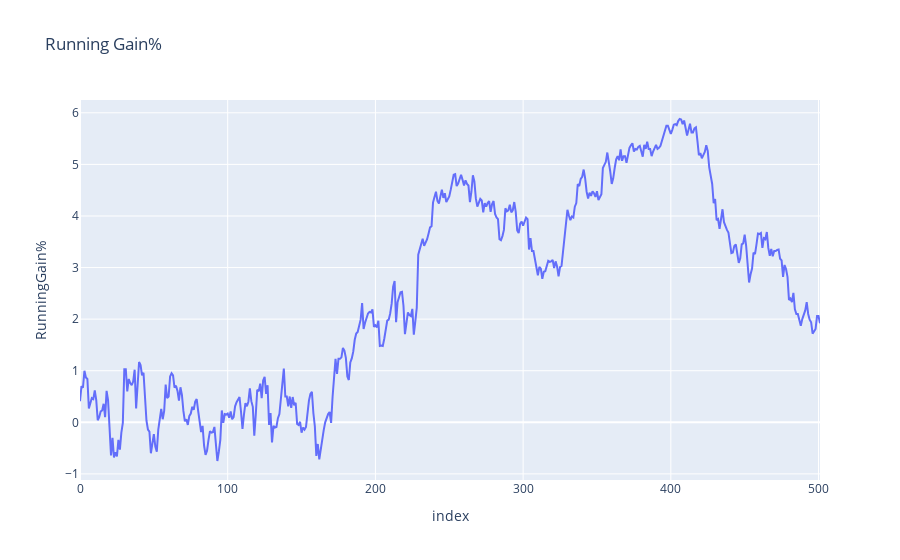

Notebook source saved alongside this figure:
### Code cell
# chart the results of the simulated trades

import plotly.express as px
import plotly.graph_objects as go

# line chart of running gain%
def chart_gain_percent(trades):
    trades["RunningGain%"] = trades["Gain%"].cumsum()
    fig = px.line(trades, y="RunningGain%", title="Running Gain%")
    fig.show()

chart_gain_percent(trades)

### Figure 1 — Plotly figure (JSON) as saved in the notebook; plotly's stock layout.template omitted (floating-point values rounded to 4 significant figures; data arrays with more than 128 entries replaced by an {"elided": "..."} marker saying what was removed)
{"data": [{"hovertemplate": "index=%{x}<br>RunningGain%=%{y}<extra></extra>", "legendgroup": "", "line": {"color": "#636efa", "dash": "solid"}, "marker": {"symbol": "circle"}, "mode": "lines", "name": "", "orientation": "v", "showlegend": false, "type": "scatter", "x": {"elided": "502 int values"}, "xaxis": "x", "y": {"elided": "502 float values"}, "yaxis": "y"}], "layout": {"legend": {"tracegroupgap": 0}, "title": {"text": "Running Gain%"}, "xaxis": {"anchor": "y", "domain": [0, 1], "title": {"text": "index"}}, "yaxis": {"anchor": "x", "domain": [0, 1], "title": {"text": "RunningGain%"}}}}
